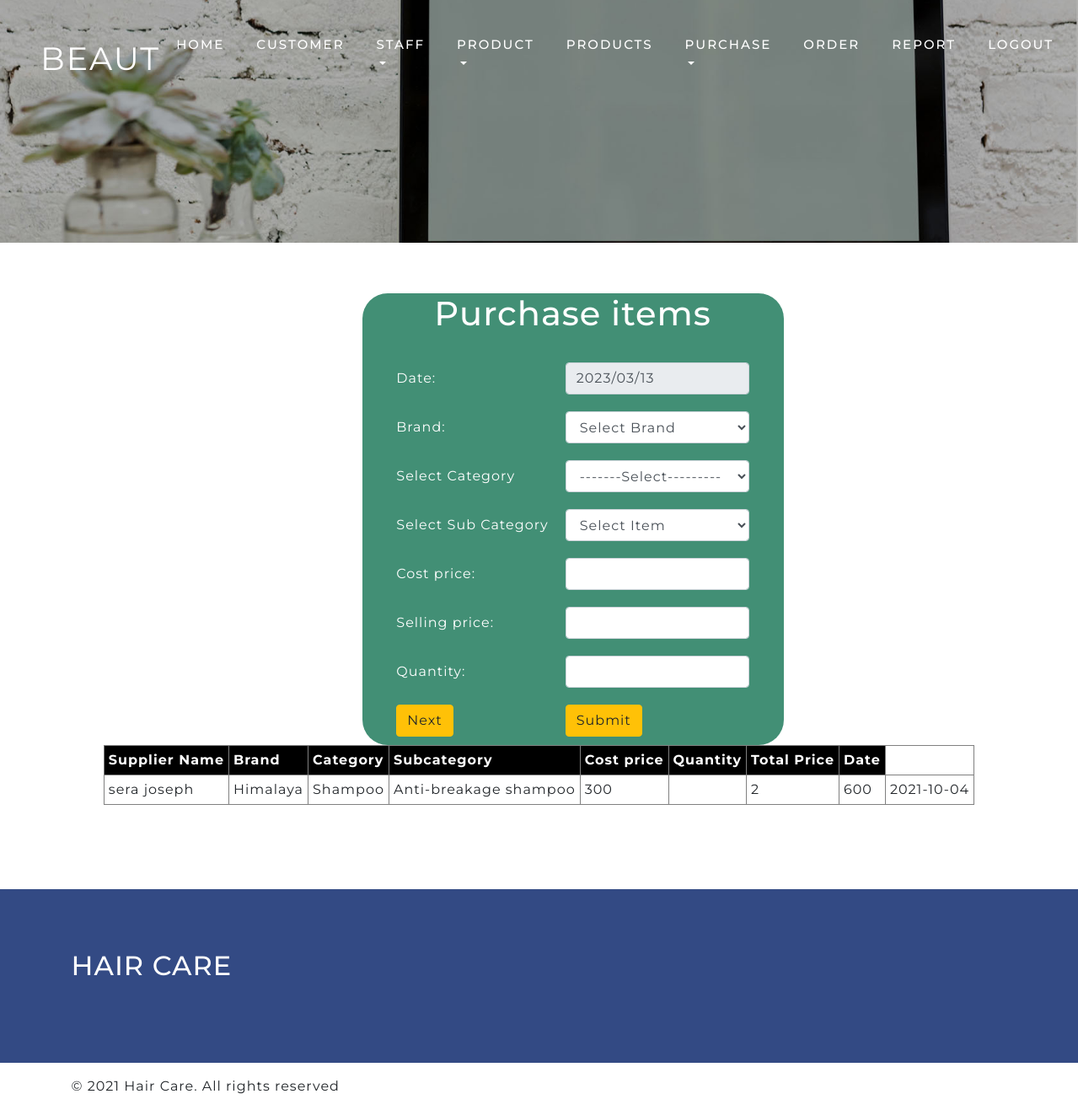
The page /admin/purchaseitemsold.php on the database its author committed.
### tables this page shows
CREATE TABLE IF NOT EXISTS `tbl_product` (
  `id` int(11) NOT NULL AUTO_INCREMENT,
  `pname` varchar(50) NOT NULL,
  `cat` varchar(50) NOT NULL,
  `description` varchar(50) NOT NULL,
  `itemimage` varchar(100) NOT NULL,
  `rate` varchar(50) NOT NULL,
  `stock` int(12) NOT NULL,
  `status` int(11) NOT NULL,
  `scat` varchar(40) NOT NULL,
  `starvalue` int(11) NOT NULL,
  PRIMARY KEY (`id`)
);

CREATE TABLE IF NOT EXISTS `tbl_supplier` (
  `sup_id` int(11) NOT NULL AUTO_INCREMENT,
  `staffid` varchar(30) NOT NULL,
  `supname` varchar(30) NOT NULL,
  `supphone` bigint(12) NOT NULL,
  `supemail` varchar(30) NOT NULL,
  `supcity` varchar(30) NOT NULL,
  `supdistrict` varchar(30) NOT NULL,
  `suppincode` int(11) NOT NULL,
  `supstate` varchar(30) NOT NULL,
  PRIMARY KEY (`sup_id`)
);

CREATE TABLE IF NOT EXISTS `tbl_category` (
  `id` int(11) NOT NULL AUTO_INCREMENT,
  `cname` varchar(50) NOT NULL,
  `status` int(11) NOT NULL,
  PRIMARY KEY (`id`)
);

CREATE TABLE IF NOT EXISTS `tbl_subcat` (
  `scid` int(11) NOT NULL AUTO_INCREMENT,
  `catid` varchar(30) NOT NULL,
  `category` varchar(30) NOT NULL,
  `status` varchar(20) NOT NULL,
  PRIMARY KEY (`scid`)
);

CREATE TABLE IF NOT EXISTS `tbl_purchasechild` (
  `pchildid` int(11) NOT NULL AUTO_INCREMENT,
  `pmasterid` int(11) NOT NULL,
  `itemid` int(11) NOT NULL,
  `costprice` int(11) NOT NULL,
  `quantity` int(11) NOT NULL,
  `totalprice` int(11) NOT NULL,
  `date` date NOT NULL,
  PRIMARY KEY (`pchildid`)
);

### admin/purchaseitemsold.php (the view, shortened to what this page needs)
<?php
include '../connection.php';
include 'adminbase.php';
    $q="select max(pmasterid) from tbl_purchasemaster";
    $s=mysqli_query($conn,$q);
    $r=  mysqli_fetch_array($s);
    $pid=$r[0];
?>
<center>
<div style="margin-left: 80px;margin-top:60px;">
    <div style="width: 500px;background-color: rgb(66, 143, 117);border-radius: 30px;color: white;">
<h1 style="text-align:center;">Purchase items</h1>
        <br>
						<form action="#" method="post" >
                                <table>
            <tr><td>Date:</td><td>
                <input  type="text"  name="da" readonly="" class="form-control" value="<?php echo date('Y/m/d'); ?>"  >
                </td></tr>
<tr><td>Brand:</td><td>
								<select class="form-control" name='brand'>
                                                            <option>Select Brand</option>
                                                        </select>
    </td></tr>
    <tr>
            <td> Select Category </td>
            <td><select class="form-control"    name="cat" id="cat">
                <option>-------Select---------</option>
                    <?php
                    include '../connection.php';
                    ?>
                </select></td>
        </tr>
        <tr>
            <td> Select Sub Category </td>
            <td><select class="form-control"  name="scat" id="scat">
                    <option>Select Item</option>
                </select></td>
        </tr>
    <tr><td>Cost price:</td><td>
        <input  type="number" name="cp" class="form-control" placeholder="price"  ></td></tr>
        <tr><td>Selling price:</td><td>
        <input  type="number" name="sp" class="form-control" placeholder="price"  ></td></tr>
<tr><td>Quantity:</td><td>
        <input  type="number" name="qty" class="form-control" placeholder="Quantity"  ></td></tr>
							<tr><td>
                        <input type="submit" id='btnNext' class="btn btn-warning" name="btnNext" value="Next"></td>
                    <td><input type="submit" id='btnFinish' class="btn btn-warning" name="btnFinish" value="Submit"></td></tr>
            </table>
        </form>
                                                        </div></div>
                <table id="data" border="1" >
                 <th>Supplier Name</th>
                    <th>Brand</th>
                    <th>Category</th>
                    <th>Subcategory</th>
                    <th>Cost price</th>
                    <th>Quantity</th>
                    <th>Total Price</th>
                    <th>Date</th>
                <?php
                $q="select tbl_category.cname,tbl_subcat.category,tbl_product.pname,tbl_product.stock,tbl_purchasechild.costprice,tbl_purchasechild.totalprice,tbl_purchasechild.quantity,tbl_purchasechild.date,tbl_supplier.supname from tbl_product,tbl_purchasechild,tbl_purchasemaster,tbl_category,tbl_subcat,tbl_supplier where tbl_purchasechild.pmasterid=tbl_purchasemaster.pmasterid and tbl_product.id=tbl_purchasechild.itemid and  tbl_purchasemaster.pmasterid='$pid' and tbl_category.id=tbl_product.cat and tbl_subcat.scid=tbl_product.scat and tbl_category.id=tbl_subcat.catid and tbl_purchasemaster.supid=tbl_supplier.sup_id";
                $s=  mysqli_query($conn,$q);
                while($r=  mysqli_fetch_array($s))
                {
                    echo '<tr><td>'.$r['supname'].'</td>'
                    . '<td>'.$r['pname'].'</td>'
                    . '<td>'.$r['cname'].'</td>'
                    . '<td>'.$r['category'].'</td>'
                            . '<td>'.$r['costprice'].'</td>'
                            . '<td>'.$r['sellingprice'].'</td>'
                            . '<td>'.$r['quantity'].'</td>'
                            . '<td>'.$r['totalprice'].'</td>'
                            . '<td>'.$r['date'].'</td>'
                            . '</tr>';
                }
                ?>
                    </table>
</center>
<?php
include '../footer.php';
?>

### web/css/style.css (style rules this page uses)
html, body { padding: 0; margin: 0; background: #fff; letter-spacing: 1px; font-family: 'Montserrat', sans-serif; }
input[type="button"], input[type="submit"] { transition: 0.5s all; -webkit-transition: 0.5s all; -moz-transition: 0.5s all; -o-transition: 0.5s all; -ms-transition: 0.5s all; letter-spacing: 1px; font-family: 'Montserrat', sans-serif; }
select,input[type="email"],input[type="text"],input[type=password], input[type="button"],input[type="submit"],textarea { font-family: 'Montserrat', sans-serif; transition:0.5s all; -webkit-transition:0.5s all; -moz-transition:0.5s all; -o-transition:0.5s all; -ms-transition:0.5s all; letter-spacing: 1px; }
h1, h2, h3, h4, h5, h6 { margin: 0; padding: 0; font-family: 'Montserrat', sans-serif; letter-spacing: 1px; }

### admin/purchaseitemsold.php (style rules this page uses)
#data th { background-color: black; padding: 5px 5px 5px 5px; color: white; }
#data td { padding: 5px 5px 5px 5px; }
td,th { padding: 10px; }

### rows shown on the page
tbl_product: tbl_supplier.supname "sera joseph", pname "Himalaya", tbl_category.cname "Shampoo", tbl_subcat.category "Anti-breakage shampoo", tbl_purchasechild.costprice "300", tbl_purchasechild.quantity "2", tbl_purchasechild.totalprice "600", tbl_purchasechild.date "2021-10-04"
